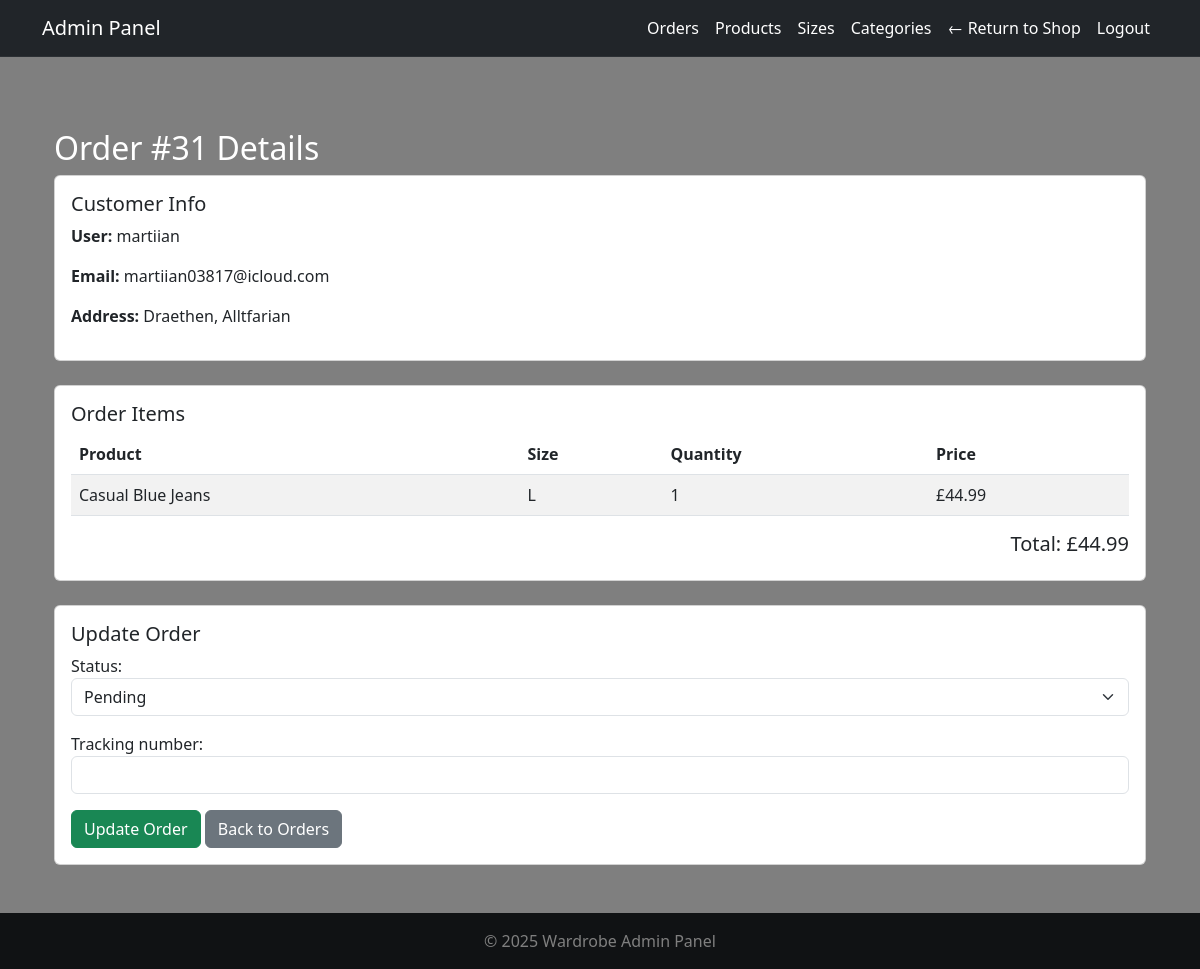
Page /adminpanel/orders/31/ (signed in) on the earlier database version.
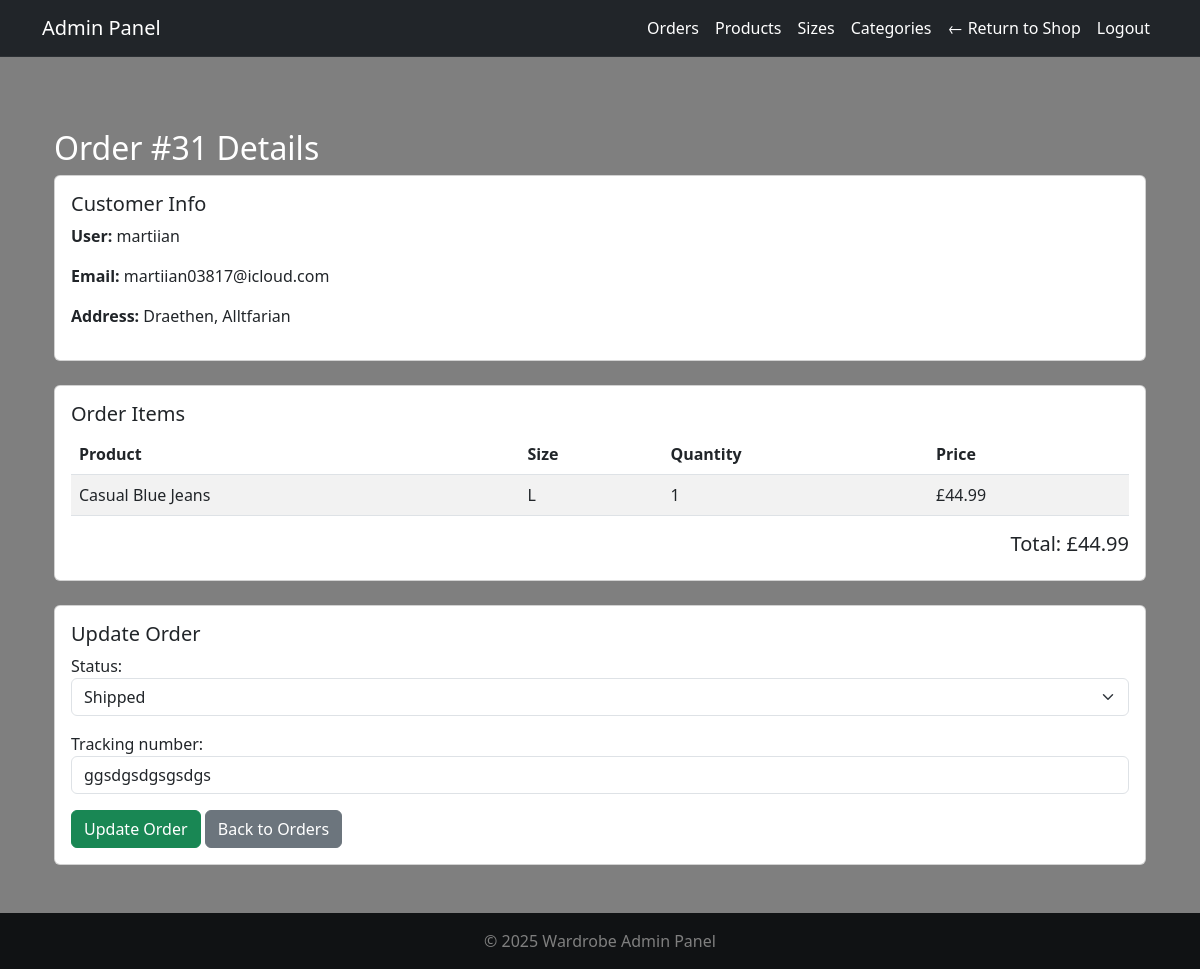
Same page on the later database version.
### orders/models.py (models this page shows, shortened)
class Order(models.Model):
    PAYMENT_METHOD_CHOICES = [
        ('card', 'Card'),
        ('paypal', 'PayPal'),
    ]
    TRACKING_STATUS_CHOICES = [
        ('Pending', 'Pending'),
        ('Processing', 'Processing'),
        ('Shipped', 'Shipped'),
        ('Delivered', 'Delivered'),
    ]
    user = models.ForeignKey(User, on_delete=models.CASCADE, null=True, blank=True)
    full_name = models.CharField(max_length=100)
    email = models.EmailField()
    guest_token = models.CharField(max_length=64, editable=False, null=True, blank=True)
    address = models.CharField(max_length=255)
    city = models.CharField(max_length=100)
    postal_code = models.CharField(max_length=20)
    country = models.CharField(max_length=100)
    payment_method = models.CharField(
        max_length=50,
        choices=PAYMENT_METHOD_CHOICES,
        default='card',
    )
    total_price = models.DecimalField(max_digits=10, decimal_places=2)
    created_at = models.DateTimeField(auto_now_add=True)
    is_completed = models.BooleanField(default=False)
    tracking_number = models.CharField(max_length=100, blank=True, null=True)
    status = models.CharField(
        max_length=20,
        choices=TRACKING_STATUS_CHOICES,
        default='Pending'
    )

### adminpanel/views.py (the view, shortened to what this page needs)
# urls.py: path('orders/<int:order_id>/', views.order_detail, name='admin_order_detail'),
@login_required
@user_passes_test(admin_required)
def order_detail(request, order_id):
    order = get_object_or_404(Order, id=order_id)
    form = OrderUpdateForm(request.POST or None, instance=order)
    order_items = order.items.all()
    return render(request, 'adminpanel/order_detail.html', {
        'order': order,
        'form': form,
        'order_items': order_items,
    })

### adminpanel/forms.py
class OrderUpdateForm(forms.ModelForm):
    class Meta:
        model = Order
        fields = ['status', 'tracking_number']
        widgets = {
            'status': forms.Select(attrs={'class': 'form-select'}),
            'tracking_number': forms.TextInput(attrs={'class': 'form-control'}),
        }

### adminpanel/views.py (called while the page is built)
def admin_required(user):
    return user.is_staff or user.is_superuser

### cart/cart.py (called while the page is built)
    def _load_cart_data(self):
        cart = self.session.get(settings.CART_SESSION_ID, {})
        return cart if isinstance(cart, dict) else {}

    def __len__(self):
        return sum(item.get('quantity', 0) for item in self.cart.values())

### cart/context_processors.py (called while the page is built)
def cart_context(request):
    cart = Cart(request)
    return {
        'cart': cart,
        'cart_item_count': len(cart),
    }

### wardrobeapp/context_processors.py (called while the page is built)
def stripe_public_key(request):
    return {
        'STRIPE_PUBLIC_KEY': settings.STRIPE_PUBLIC_KEY
    }

### adminpanel/templates/adminpanel/order_detail.html (shortened to what this page needs)
{% extends 'adminpanel/base.html' %}
{% block content %}
<div class="container mt-5">
  <h2>Order #{{ order.id }} Details</h2>
  <div class="card mb-4">
    <div class="card-body">
      <h5>Customer Info</h5>
      <p><strong>User:</strong> {{ order.user.username|default:"Guest" }}</p>
      <p><strong>Email:</strong> {{ order.user.email|default:order.email }}</p>
      <p><strong>Address:</strong> {{ order.address }}</p>
    </div>
  </div>
  <div class="card mb-4">
    <div class="card-body">
      <h5>Order Items</h5>
      <table class="table table-striped">
        <thead>
          <tr>
            <th>Product</th>
            <th>Size</th>
            <th>Quantity</th>
            <th>Price</th>
          </tr>
        </thead>
        <tbody>
          {% for item in order_items %}
          <tr>
            <td>{{ item.product.name }}</td>
            <td>{{ item.size.name|default_if_none:"Not specified" }}</td>
            <td>{{ item.quantity }}</td>
            <td>£{{ item.price }}</td>
          </tr>
          {% empty %}
          <tr>
            <td colspan="4" class="text-center">No items found for this order.</td>
          </tr>
          {% endfor %}
        </tbody>
      </table>
      <h5 class="text-end">Total: £{{ order.total_price }}</h5>
    </div>
  </div>
  <div class="card mb-4">
    <div class="card-body">
      <h5>Update Order</h5>
      <form method="post">
        {{ form.as_p }}
        <button type="submit" class="btn btn-success">Update Order</button>
        <a href="{% url 'adminpanel:admin_order_list' %}" class="btn btn-secondary">Back to Orders</a>
      </form>
    </div>
  </div>
</div>
{% endblock %}

Differences in the rows shown:
changed Order "martiian03817@icloud.com": status "Pending" → "Shipped"; tracking_number (not shown) → "ggsdgsdgsgsdgs"
